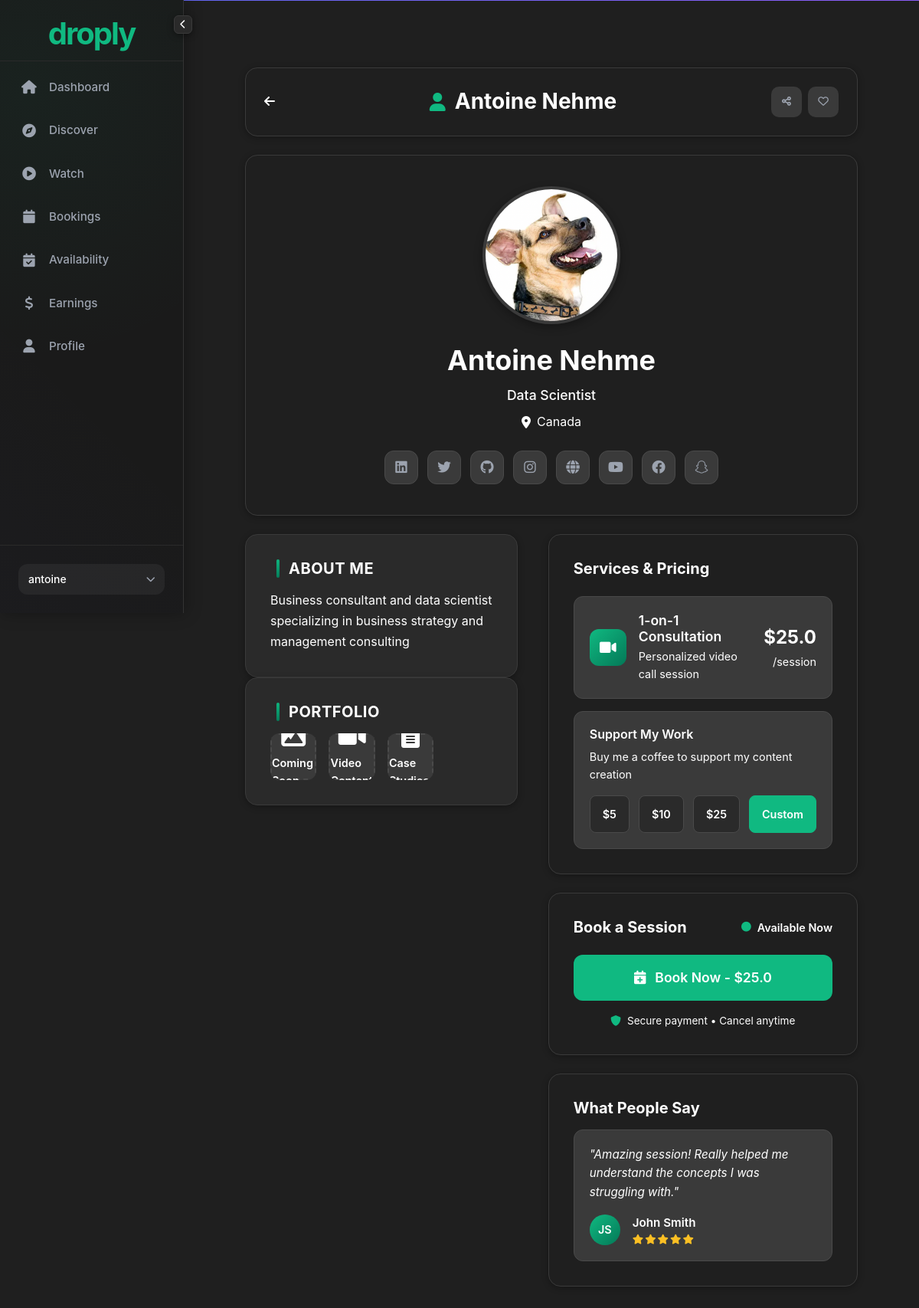
Page /profile/preview/antoine (signed in) on the earlier database version.
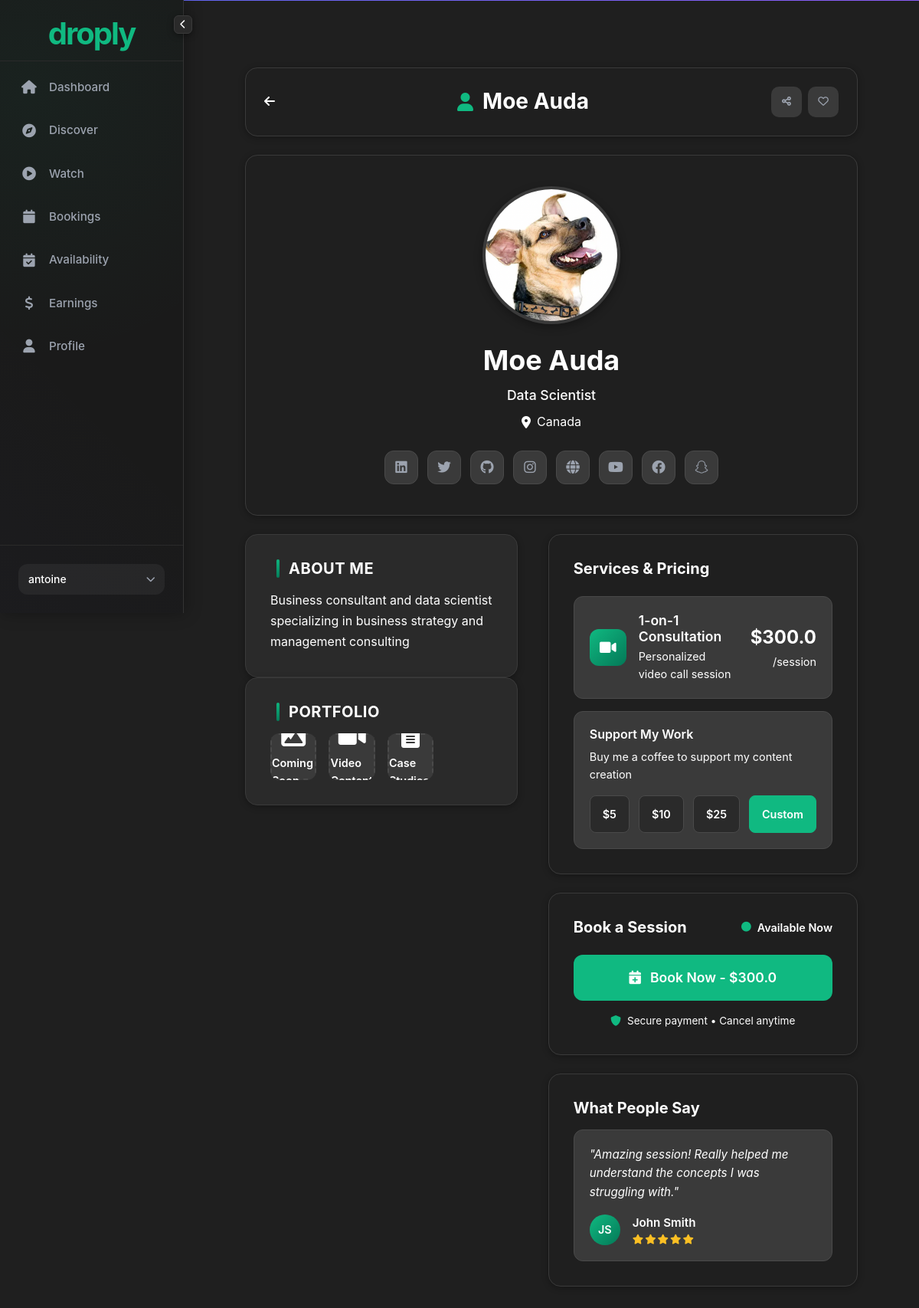
Same page on the later database version.
### models.py (models this page shows, shortened)
class User(UserMixin, db.Model):
    id = db.Column(db.Integer, primary_key=True)
    username = db.Column(db.String(64), unique=True, nullable=False)
    email = db.Column(db.String(120), unique=True, nullable=False)
    password_hash = db.Column(db.String(256))
    full_name = db.Column(db.String(100))
    phone = db.Column(db.String(20))
    bio = db.Column(db.Text)
    industry = db.Column(db.String(100))
    profession = db.Column(db.String(100))
    skills = db.Column(db.String(200))  # Legacy field - keeping for backward compatibility
    skills_1 = db.Column(db.String(100))  # Primary skill
    skills_2 = db.Column(db.String(100))  # Secondary skill
    skills_3 = db.Column(db.String(100))  # Tertiary skill
    location = db.Column(db.String(100))
    background_image_url = db.Column(db.String(500))
    hourly_rate = db.Column(db.Float, default=0.0)
    currency = db.Column(db.String(3), default='USD')
    rating = db.Column(db.Float, default=0.0)
    rating_count = db.Column(db.Integer, default=0)
    is_available = db.Column(db.Boolean, default=True)
    is_featured_user = db.Column(db.Boolean, default=False)
    created_at = db.Column(db.DateTime, default=datetime.now(EASTERN_TIMEZONE))
    specialty_tags = db.Column(db.Text)  # JSON string of specialty tags
    profile_picture = db.Column(db.String(255))  # Path to profile picture
    background_color = db.Column(db.String(7), default='#f7faff')  # Hex color code
    primary_color = db.Column(db.String(7), default='#667eea')  # Primary brand color
    secondary_color = db.Column(db.String(7), default='#764ba2')  # Secondary brand color
    font_family = db.Column(db.String(50), default='Inter')  # Font family preference
    font_size = db.Column(db.Integer, default=16)  # Font size preference
    profile_layout = db.Column(db.String(20), default='modern')  # Layout preference
    donation_text = db.Column(db.Text)  # Text for donation/booking info
    embedding = db.Column(db.LargeBinary)  # Store numpy array as binary
    linkedin_url = db.Column(db.String(200))
    twitter_url = db.Column(db.String(200))
    github_url = db.Column(db.String(200))
    instagram_url = db.Column(db.String(200))
    facebook_url = db.Column(db.String(200))
    youtube_url = db.Column(db.String(200))
    snapchat_url = db.Column(db.String(200))
    website_url = db.Column(db.String(200))
    stripe_account_id = db.Column(db.String(100))  # Stripe Connect account ID
    stripe_account_status = db.Column(db.String(50), default='pending')  # pending, active, restricted, disabled
    payout_enabled = db.Column(db.Boolean, default=False)  # Whether user can receive payouts
    payout_schedule = db.Column(db.String(20), default='weekly')  # daily, weekly, monthly
    total_earnings = db.Column(db.Float, default=0.0)  # Total earnings before platform fees
    total_payouts = db.Column(db.Float, default=0.0)  # Total amount paid out
    pending_balance = db.Column(db.Float, default=0.0)  # Current pending balance
    language = db.Column(db.String(10), default='en')  # Language preference
    timezone = db.Column(db.String(50), default='America/New_York')  # Timezone preference
    email_notifications = db.Column(db.Boolean, default=True)  # Email notifications preference
    service_description = db.Column(db.Text)  # Description of 1-on-1 sessions
    session_duration = db.Column(db.Integer, default=30)  # Session duration in minutes
    content_description = db.Column(db.Text)  # Description of premium content
    content_categories = db.Column(db.String(200))  # Categories of content offered
    google_calendar_connected = db.Column(db.Boolean, default=False)  # Whether user has connected Google Calendar
    google_calendar_token = db.Column(db.Text)  # Encrypted Google Calendar access token
    google_calendar_refresh_token = db.Column(db.Text)  # Encrypted Google Calendar refresh token
    google_calendar_id = db.Column(db.String(100))  # Primary Google Calendar ID to sync with
    referral_code = db.Column(db.String(20), unique=True)  # User's unique referral code
    referred_by = db.Column(db.Integer, db.ForeignKey('user.id'))  # User who referred this user
    total_referral_earnings = db.Column(db.Float, default=0.0)  # Total earnings from referrals
    referral_count = db.Column(db.Integer, default=0)  # Number of successful referrals

### routes.py (the view)
@app.route('/profile/preview/<username>')
@login_required
def profile_preview(username):
    user = User.query.filter_by(username=username).first_or_404()
    if current_user.username != username:
        flash('You can only preview your own profile.', 'error')
        return redirect(url_for('profile_setup'))
    availability_rules = AvailabilityRule.query.filter_by(user_id=user.id).all()
    return render_template('user_profile.html', user=user, availability_rules=availability_rules)

### app.py (called while the page is built)
@login_manager.user_loader
def load_user(user_id):
    from models import User
    return User.query.get(int(user_id))

### templates/user_profile.html (shortened to what the changed rows need)
{% extends "base_signed_in.html" %}
{% block head %}
<link rel="stylesheet" href="{{ url_for('static', filename='css/profile.css') }}">
{% endblock %}
{% block content %}
<div class="profile-container">
  <div class="mobile-header">
    <div class="header-content">
      <a href="{{ url_for('discover') }}" class="nav-back">
        <i class="fas fa-arrow-left"></i>
      </a>
      <h1 class="page-title">
        <i class="fas fa-user"></i>
        {{ user.full_name }}
      </h1>
      <div class="header-actions">
        <button class="action-btn share-btn" title="Share Profile">
        </button>
        <button class="action-btn favorite-btn {% if is_favorited %}favorited{% endif %}" title="{% if is_favorited %}Remove from Favorites{% else %}Add to Favorites{% endif %}">
        </button>
      </div>
    </div>
  </div>
  <div class="profile-header">
    <div class="profile-image-container">
      <img src="{{ user.profile_picture or url_for('static', filename='img/default-avatar.svg') }}"
           alt="{{ user.full_name }}"
           class="profile-hero-image">
    </div>
    <h1 class="profile-hero-name">{{ user.full_name }}</h1>
    {% if user.profession %}
    <p class="profile-hero-title">{{ user.profession }}</p>
    {% endif %}
    {% if user.location %}
    <p class="profile-hero-location">
      <i class="fas fa-map-marker-alt"></i>
      {{ user.location }}
    </p>
    {% endif %}
    <div class="profile-social-icons">
      <a href="{{ user.linkedin_url or '#' }}" target="_blank" class="social-icon">
      </a>
      <a href="{{ user.twitter_url or '#' }}" target="_blank" class="social-icon">
      </a>
      <a href="{{ user.github_url or '#' }}" target="_blank" class="social-icon">
      </a>
      <a href="{{ user.instagram_url or '#' }}" target="_blank" class="social-icon">
      </a>
      <a href="{{ user.website_url or '#' }}" target="_blank" class="social-icon">
      </a>
      <a href="{{ user.youtube_url or '#' }}" target="_blank" class="social-icon">
      </a>
      <a href="{{ user.facebook_url or '#' }}" target="_blank" class="social-icon">
      </a>
      <a href="{{ user.snapchat_url or '#' }}" target="_blank" class="social-icon">
      </a>
    </div>
  </div>
  <div class="profile-content">
    <div class="content-left">
      {% if user.bio %}
      <div class="content-section">
        <h2 class="section-title">About Me</h2>
        <div class="bio-content">
          <p>{{ user.bio }}</p>
        </div>
      </div>
      {% endif %}
      <div class="content-section">
        <h2 class="section-title">Portfolio</h2>
      </div>
    </div>
    <div class="content-right">
      <div class="services-section">
        <div class="services-header">
          <h2 class="services-title">Services & Pricing</h2>
        </div>
        <div class="service-item">
          <div class="service-price">
            <span class="price-amount">${{ user.hourly_rate or 0 }}</span>
            <span class="price-unit">/session</span>
          </div>
        </div>
      </div>
      <div class="booking-section">
        <div class="booking-header">
          <h2 class="booking-title">Book a Session</h2>
        </div>
        <a href="{{ url_for('user_booking_times', username=user.username) }}"
           class="book-now-btn">
          <i class="fas fa-calendar-plus"></i>
          <span>Book Now - ${{ user.hourly_rate or 0 }}</span>
        </a>
      </div>
      <div class="testimonials-section">
        <h2 class="testimonials-title">What People Say</h2>
      </div>
    </div>
  </div>
</div>
{% endblock %}

### templates/sidebar.html (shortened to what this page needs)
<aside id="sidebar" class="sidebar">
  <div class="sidebar-header">
    <a href="{{ url_for('dashboard') }}" class="sidebar-logo">
      <span class="logo-text">droply</span>
    </a>
  </div>
  <nav class="sidebar-nav">
    <ul class="nav-list">
      <li class="nav-item">
        <a href="{{ url_for('dashboard') }}" class="nav-link {% if request.endpoint == 'dashboard' %}active{% endif %}" title="Dashboard">
          <i class="nav-icon fas fa-home"></i>
          <span class="nav-text">Dashboard</span>
        </a>
      </li>
      <li class="nav-item">
        <a href="{{ url_for('discover') }}" class="nav-link {% if request.endpoint == 'discover' %}active{% endif %}" title="Discover">
          <i class="nav-icon fas fa-compass"></i>
          <span class="nav-text">Discover</span>
        </a>
      </li>
      <li class="nav-item">
        <a href="{{ url_for('watch') }}" class="nav-link {% if request.endpoint == 'watch' %}active{% endif %}" title="Watch">
          <i class="nav-icon fas fa-play-circle"></i>
          <span class="nav-text">Watch</span>
        </a>
      </li>
      <li class="nav-item">
        <a href="{{ url_for('bookings') }}" class="nav-link {% if request.endpoint == 'bookings' %}active{% endif %}" title="My Bookings">
          <i class="nav-icon fas fa-calendar"></i>
          <span class="nav-text">Bookings</span>
        </a>
      </li>
      <li class="nav-item">
        <a href="{{ url_for('availability') }}" class="nav-link {% if request.endpoint == 'availability' %}active{% endif %}" title="Availability">
          <i class="nav-icon fas fa-calendar-check"></i>
          <span class="nav-text">Availability</span>
        </a>
      </li>
      <li class="nav-item">
        <a href="{{ url_for('earnings') }}" class="nav-link {% if request.endpoint == 'earnings' %}active{% endif %}" title="Earnings">
          <i class="nav-icon fas fa-dollar-sign"></i>
          <span class="nav-text">Earnings</span>
        </a>
      </li>
      <li class="nav-item">
        <a href="{{ url_for('profile') }}" class="nav-link {% if request.endpoint == 'profile' %}active{% endif %}" title="My Profile">
          <i class="nav-icon fas fa-user"></i>
          <span class="nav-text">Profile</span>
        </a>
      </li>
    </ul>
  </nav>
  <div class="sidebar-footer">
    <div class="user-menu">
      <div class="user-info" id="userMenuToggle">
        <div class="user-details">
          <span class="username">{{ current_user.username or 'User' }}</span>
          <i class="fas fa-chevron-down dropdown-icon"></i>
        </div>
      </div>
    </div>
  </div>
  <button id="sidebar-toggle" class="sidebar-toggle" aria-label="Toggle sidebar">
    <i class="fas fa-chevron-left"></i>
  </button>
</aside>

Differences in the rows shown:
changed User "Data Scientist": full_name "Antoine Nehme" → "Moe Auda"; hourly_rate "25.0" → "300.0"
